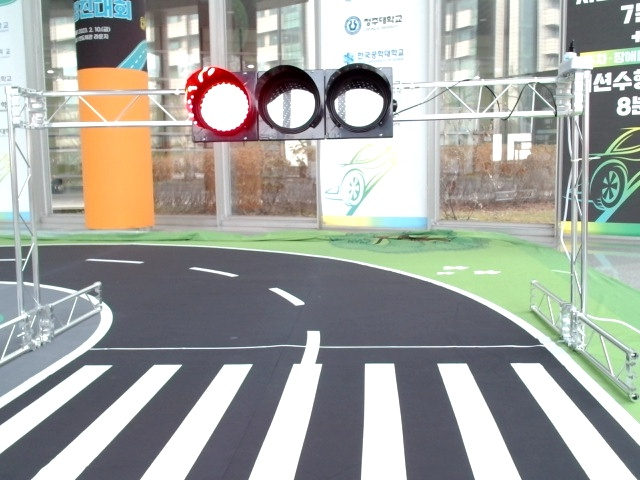
#> input picture test_images/02_15-00-50.jpg, 640 x 480 px
$ python -i cam_util_func.py   (imports and definitions only)
#> lines starting #> are read from the running program, lines starting #| are printed output that depends on the picture
# CODE FROM SKKU
import sys
import cv2
import numpy as np
import matplotlib.pyplot as plt
import datetime
# [1 line not run here, left out]

NULL = 0
VARIANCE = 30
SATURATION = 150
FORWARD_THRESHOLD = 0.3
RED, GREEN, BLUE, YELLOW = (0, 1, 2, 3)
FORWARD, LEFT, RIGHT = (0, 1, 2)
COLOR = ("RED", "GREEN", "BLUE", "YELLOW")
DIRECTION = ("FORWARD", "LEFT", "RIGHT")
HUE_THRESHOLD = ([4, 176], [40, 80], [110, 130], [20, 40])


class libCAMERA(object):
    def __init__(self):
        self.capnum = 0
        self.row, self.col, self.dim = (0, 0, 0)

    # [12 lines left out: functions loop_break, capture, not called in this run]

    def file_read(self, img_path):
        return np.array(cv2.imread(img_path))

    def rgb_conversion(self, img):
        return cv2.cvtColor(img.copy(), cv2.COLOR_BGR2RGB)

    def hsv_conversion(self, img):
        return cv2.cvtColor(img.copy(), cv2.COLOR_BGR2HSV)

    def gray_conversion(self, img):
        return cv2.cvtColor(img.copy(), cv2.COLOR_BGR2GRAY)

    # [145 lines left out: functions color_extract, extract_rgb, initial_setting, initial_setting_480, initial_setting_1080, camera_read and 2 more, not called in this run]

    def gaussian_blurring(self, img, kernel_size=(None, None)):
        return cv2.GaussianBlur(img.copy(), kernel_size, 0)

    def canny_edge(self, img, lth, hth):
        return cv2.Canny(img.copy(), lth, hth)

    def histogram_equalization(self, gray):
        return cv2.equalizeHist(gray)

    def hough_transform(self, img, rho=None, theta=None, threshold=None, mll=None, mlg=None, mode="lineP"):
        if mode == "line":
            return cv2.HoughLines(img.copy(), rho, theta, threshold)
        elif mode == "lineP":
            return cv2.HoughLinesP(img.copy(), rho, theta, threshold, lines=np.array([]),
                                   minLineLength=mll, maxLineGap=mlg)
        elif mode == "circle":
            return cv2.HoughCircles(img.copy(), cv2.HOUGH_GRADIENT, dp=1, minDist=80,
                                    param1=200, param2=10, minRadius=40, maxRadius=100)

    def morphology(self, img, kernel_size=(None, None), mode="opening"):
        kernel = cv2.getStructuringElement(cv2.MORPH_RECT, kernel_size)

        if mode == "opening":
            dst = cv2.erode(img.copy(), kernel)
            return cv2.dilate(dst, kernel)
        elif mode == "closing":
            dst = cv2.dilate(img.copy(), kernel)
            return cv2.erode(dst, kernel)
        elif mode == "gradient":
            return cv2.morphologyEx(img.copy(), cv2.MORPH_GRADIENT, kernel)

    # [55 lines left out: functions point_analyze, object_detection, not called in this run]

    def edge_detection(self, img, width=0, height=0, gap=0, threshold=0, print_enable=False):
        prediction = None
        replica = img.copy()
        self.row, self.col, self.dim = img.shape

        gray_scale = self.gray_conversion(img)
        hist = self.histogram_equalization(gray_scale)
        dst = self.morphology(hist, (2, 2), mode="opening")

        blurring = self.gaussian_blurring(dst, (5, 5))
        canny = self.canny_edge(blurring, 100, 200)

        lines = self.hough_transform(canny, 1, np.pi/180, 50, 10, 20, mode="lineP")

        if lines is not None:
            new_lines, real_lines = [], []
            for line in lines:
                xa, ya, xb, yb = line[0]

                # x range : 0 ~ self.col / y range : 0 ~ self.row
                if np.abs(yb - ya) > height and np.abs(xb - xa) < width:
                    if self.point_analyze(blurring, line[0], gap, threshold):
                        for idx in range(len(new_lines)):
                            if np.abs(new_lines[:][idx][1] - ya) < VARIANCE:
                                if np.abs(new_lines[:][idx][3] - yb) < VARIANCE:

                                    grad = (xb - xa) / -(yb - ya)  # the third quadrant

                                    if np.abs(grad) < FORWARD_THRESHOLD:
                                        prediction = FORWARD
                                    elif grad > 0:
                                        prediction = RIGHT
                                    elif grad < 0:
                                        prediction = LEFT

                                    # real_lines.append([xa, ya, xb, yb])
                                    cv2.line(replica, (xa, ya), (xb, yb), color=[0, 0, 255], thickness=2)
                        new_lines.append([xa, ya, xb, yb])
            if print_enable:
                if prediction is not None:
                    print("Vehicle Direction: ", DIRECTION[prediction])
                self.image_show(replica)

        return prediction

>>> import cv2
>>> picture = cv2.imread('../test_images/02_15-00-50.jpg')
#> picture is the input picture: shape (480, 640, 3); mean B, G, R 159.6, 164.9, 163
>>> result = libCAMERA().edge_detection(picture)
#> in gray_conversion, `return cv2.cvtColor(img.copy(), cv2.COLOR_BGR2GRAY)`:
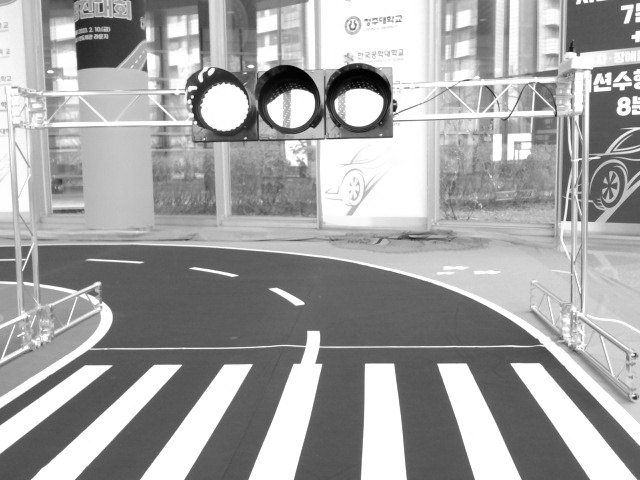
#> returned value: shape (480, 640); min 0, max 255, mean 163.7
#> in histogram_equalization, `return cv2.equalizeHist(gray)`:
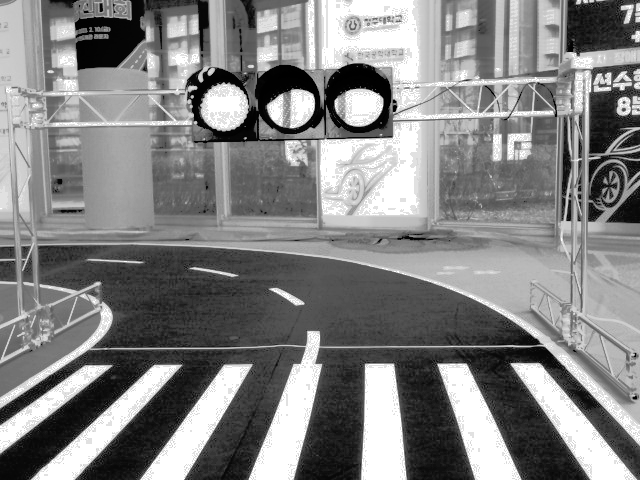
#> returned value: shape (480, 640); min 0, max 255, mean 130.5
#> in morphology, `dst = cv2.erode(img.copy(), kernel)`:
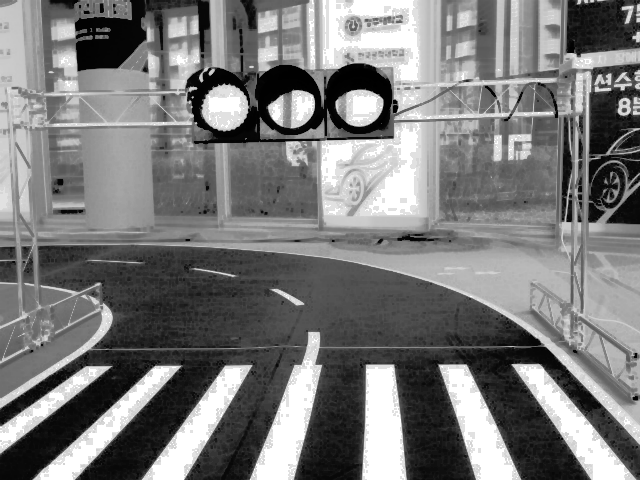
#> dst: shape (480, 640); min 0, max 255, mean 121.3
#> in morphology, `return cv2.dilate(dst, kernel)`:
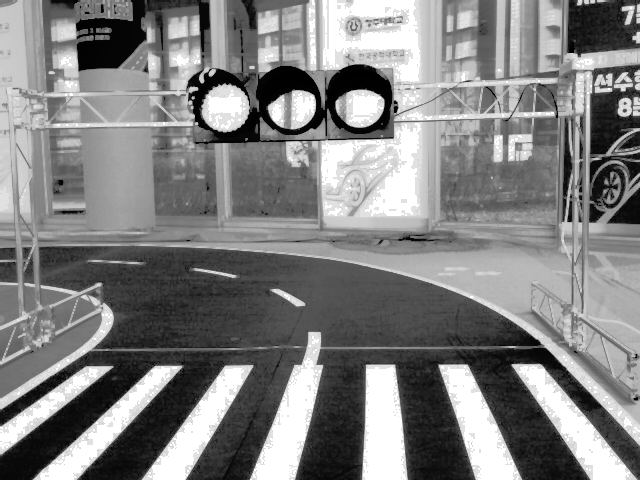
#> returned value: shape (480, 640); min 0, max 255, mean 128.4
#> in canny_edge, `return cv2.Canny(img.copy(), lth, hth)`:
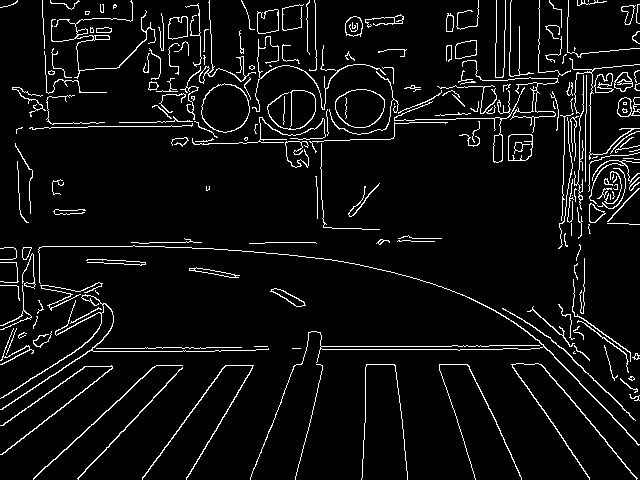
#> returned value: shape (480, 640); 5.9% white in thin lines or dots
#> in edge_detection, `lines = self.hough_transform(canny, 1, np.pi/180, 50, 10, 20, mode="li..`: lines = 293 rows, first 6: [440, 114, 590, 109], [605, 349, 626, 349], [306, 349, 576, 349], [78, 478, 200, 347], [160, 351, 255, 350], [307, 346, 488, 346]
#> the loop in edge_detection, `for line in lines:` made 293 passes
#> after the loop in edge_detection, `for line in lines:`: new_lines = []

$ run again, on test_images/02_15-00-57.jpg
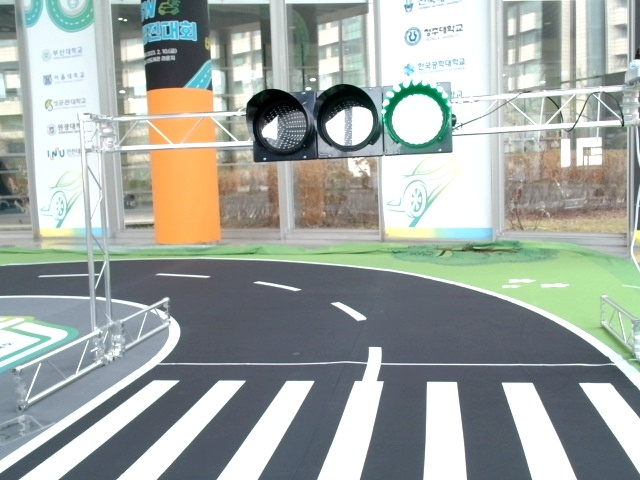
#> input picture test_images/02_15-00-57.jpg, 640 x 480 px
#> picture is the input picture: shape (480, 640, 3); mean B, G, R 162.6, 167.8, 160.5
#> in morphology, `dst = cv2.erode(img.copy(), kernel)`:
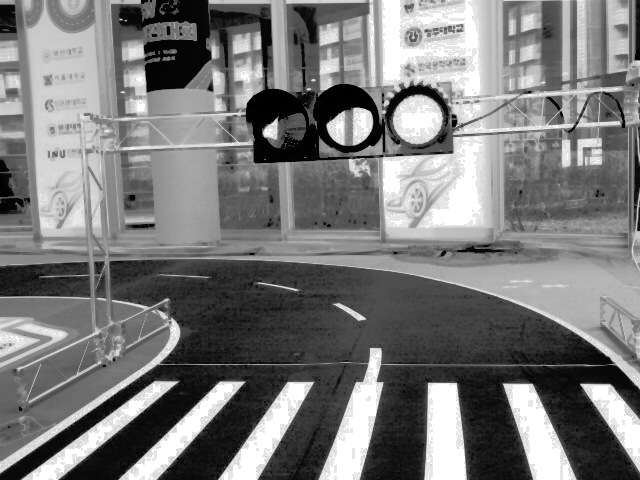
#> dst: shape (480, 640); min 0, max 255, mean 121.5
#> in canny_edge, `return cv2.Canny(img.copy(), lth, hth)`:
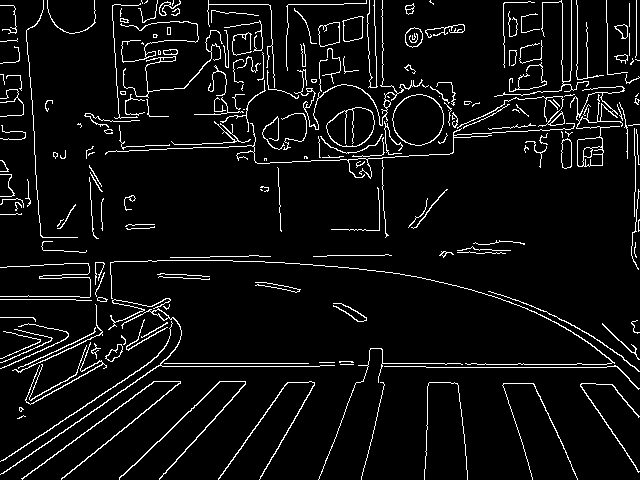
#> returned value: shape (480, 640); 6% white in thin lines or dots
#> lines = 286 rows, first 6: [147, 363, 308, 363], [143, 366, 319, 366], [437, 135, 632, 125], [119, 479, 220, 381], [257, 163, 452, 153], [445, 364, 606, 364]
#> the loop in edge_detection, `for line in lines:` made 286 passes
#> after the loop in edge_detection, `for line in lines:`: new_lines = []

$ run again, on test_images/02_15-01-07.jpg
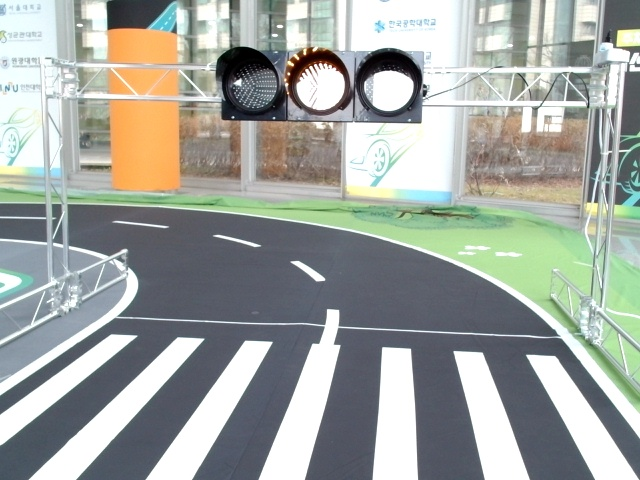
#> input picture test_images/02_15-01-07.jpg, 640 x 480 px
#> picture is the input picture: shape (480, 640, 3); mean B, G, R 159.6, 164.9, 160.1
#> in morphology, `dst = cv2.erode(img.copy(), kernel)`:
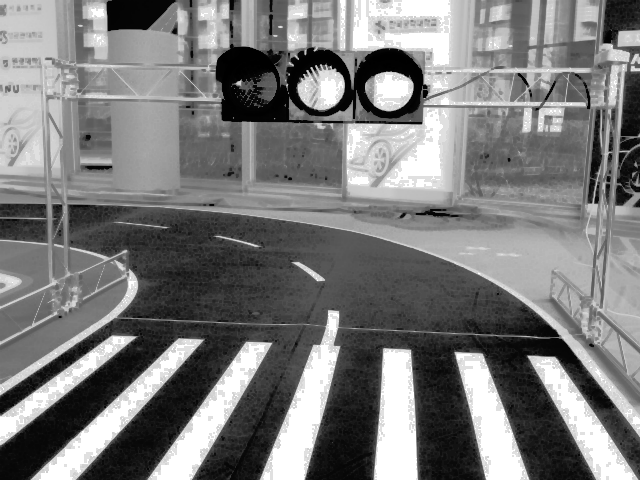
#> dst: shape (480, 640); min 0, max 255, mean 121.9
#> in canny_edge, `return cv2.Canny(img.copy(), lth, hth)`:
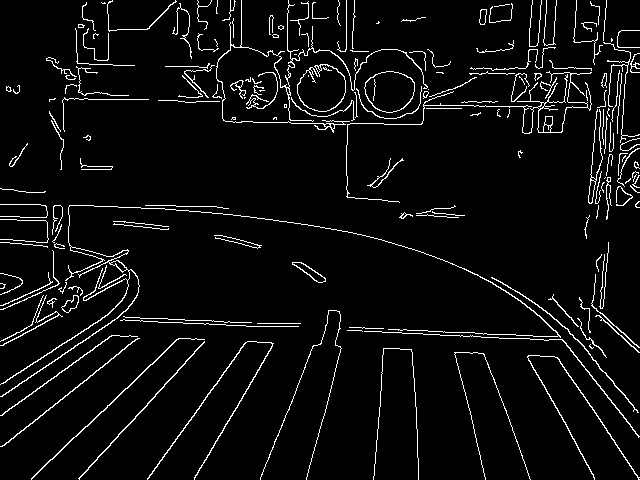
#> returned value: shape (480, 640); 5.1% white in thin lines or dots
#> lines = 202 rows, first 6: [54, 98, 177, 100], [325, 329, 508, 338], [398, 330, 532, 335], [78, 478, 194, 353], [37, 472, 155, 361], [147, 479, 260, 323]
#> the loop in edge_detection, `for line in lines:` made 202 passes
#> after the loop in edge_detection, `for line in lines:`: new_lines = []

$ run again, on test_images/27_16-12-02.jpg
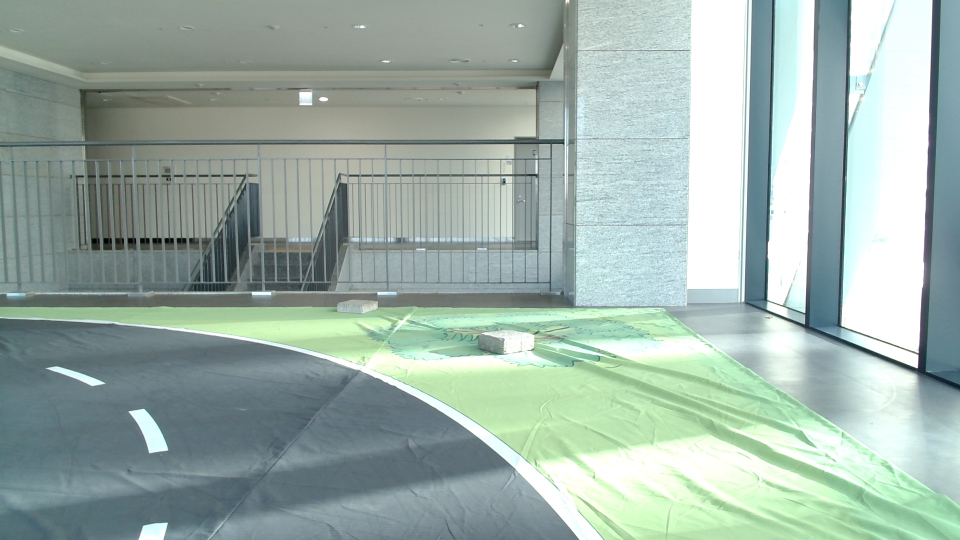
#> input picture test_images/27_16-12-02.jpg, 1920 x 1080 px (shown at 1/2 size)
#> picture is the input picture: shape (1080, 1920, 3); mean B, G, R 168.5, 176.2, 157.3
#> in morphology, `dst = cv2.erode(img.copy(), kernel)`:
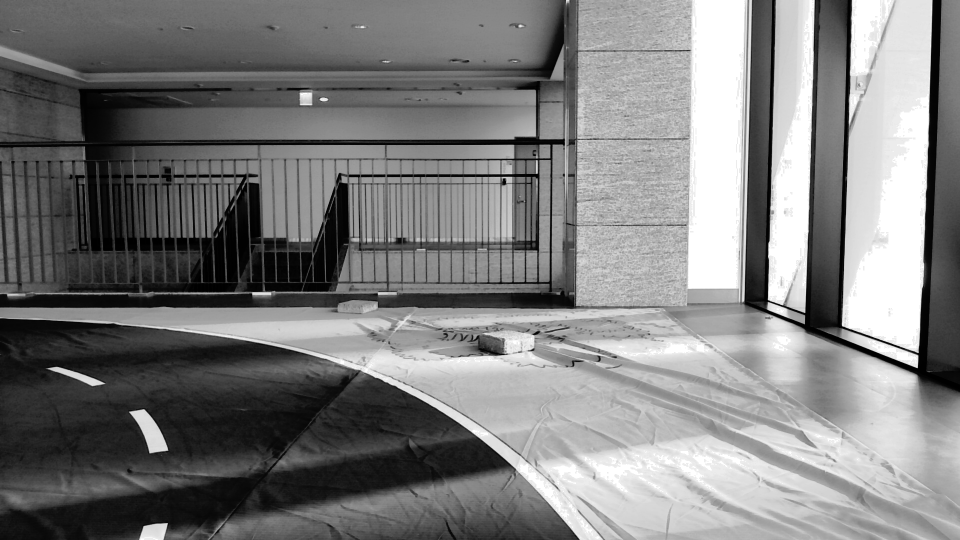
#> dst: shape (1080, 1920) (shown at 1/2 size); min 0, max 255, mean 125
#> in canny_edge, `return cv2.Canny(img.copy(), lth, hth)`:
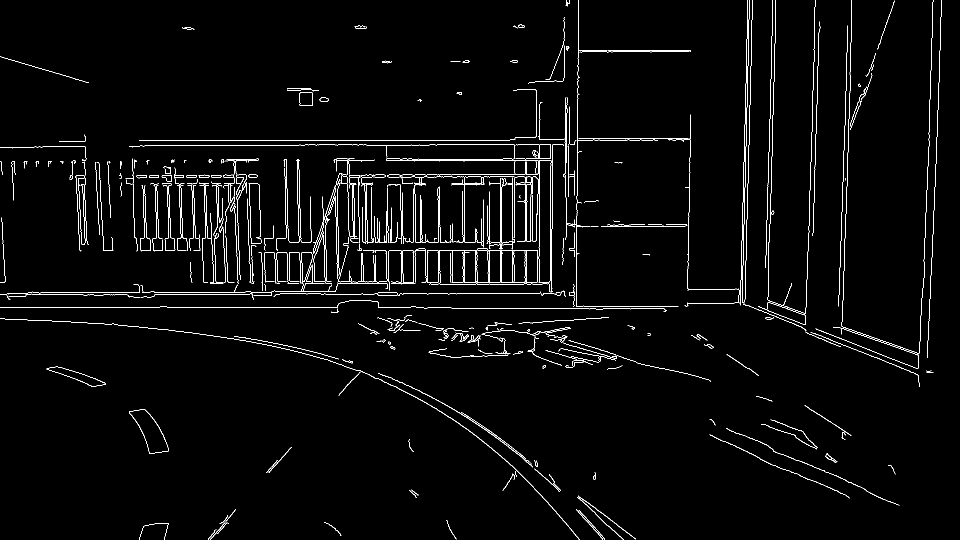
#> returned value: shape (1080, 1920) (shown at 1/2 size); 2.4% white in thin lines or dots
#> lines = 497 rows, first 6: [325, 280, 1019, 280], [345, 615, 572, 615], [823, 289, 1155, 289], [1686, 575, 1687, 542], [1677, 612, 1693, 141], [1610, 659, 1625, 203]
#> the loop in edge_detection, `for line in lines:` made 497 passes
#> after the loop in edge_detection, `for line in lines:`: new_lines = []
